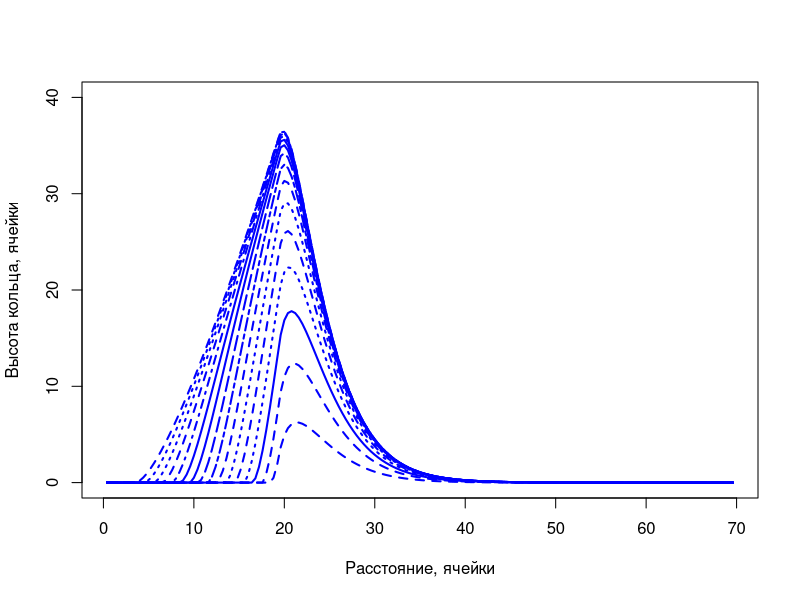

Write R code to recreate this figure.
bet <- function(theta){
	cot <- 1/tan(theta)
	b <- sqrt(1+cot^2)-cot
	1.5*b*(1+b^2/3)
}
# Angle between 0 and pi/2, no more!

theta <- pi/4
beta <- bet(theta)
kT <- 0.026*550/300
FAs <- 0.1
DGa <- 1
DAs <- 1
tAs <- exp(0.1/kT)
C0Ga <- 2
C0As <- FAs*tAs
OGaAs <- 1
OGa <- 0.1
kr <- 0.1
Rd0 <- 20
Rinf <- 70
dr <- 0.4
dt <- 0.05
Nr <- floor(Rinf/dr)
AGa <- DGa*dt/dr^2
AAs <- DAs*dt/dr^2
K <- kr*dt
F <- FAs*dt
S <- dt/tAs
P <- 4*dt/beta*OGa*DGa/dr
Q <- OGaAs*K

qd <- floor(Rd0/dr)

CGa1 <- rep(0,Nr)
CGa1[1:qd] <- C0Ga
CGa2 <- CGa1
CAs1 <- rep(C0As,Nr)
CAs1[1:qd] <- 0
CAs2 <- CAs1

h <- rep(0, Nr)
plot((1:(Nr-1))*dr, h[-Nr], pch = NA, xlab = "Расстояние, ячейки", ylab = "Высота кольца, ячейки", ylim = c(0, 40))

Rd1 <- Rd0
Rd2 <- Rd0
Rd <- Rd0

while (Rd2 > 3) {
	for (j in qd:(Nr-1)){
		CGa2[j] <- CGa1[j] + AGa*((1-0.5/j)*CGa1[j-1] - 2*CGa1[j] + (1+0.5/j)*CGa1[j+1]) - K*CGa1[j]*CAs1[j]
		CAs2[j] <- CAs1[j] + AAs*((1-0.5/j)*CAs1[j-1] - 2*CAs1[j] + (1+0.5/j)*CAs1[j+1]) - K*CGa1[j]*CAs1[j] + F - S*CAs1[j]
	}
	h <- h + Q*CGa1*CAs1
	Rd2 <- sqrt(Rd2^2 + P*(CGa1[qd]-CGa1[qd-1]))
	if (Rd1 - Rd2 > 1) {
		Rd1 <- Rd2
		lines((1:(Nr-1))*dr, h[-Nr], col = "blue", lwd = 2, lty = sample(1:6, 1))
	}
	Rd <- c(Rd, Rd2)
	qd <- floor(Rd2/dr)
	CGa1 <- CGa2
	CAs1 <- CAs2
}

